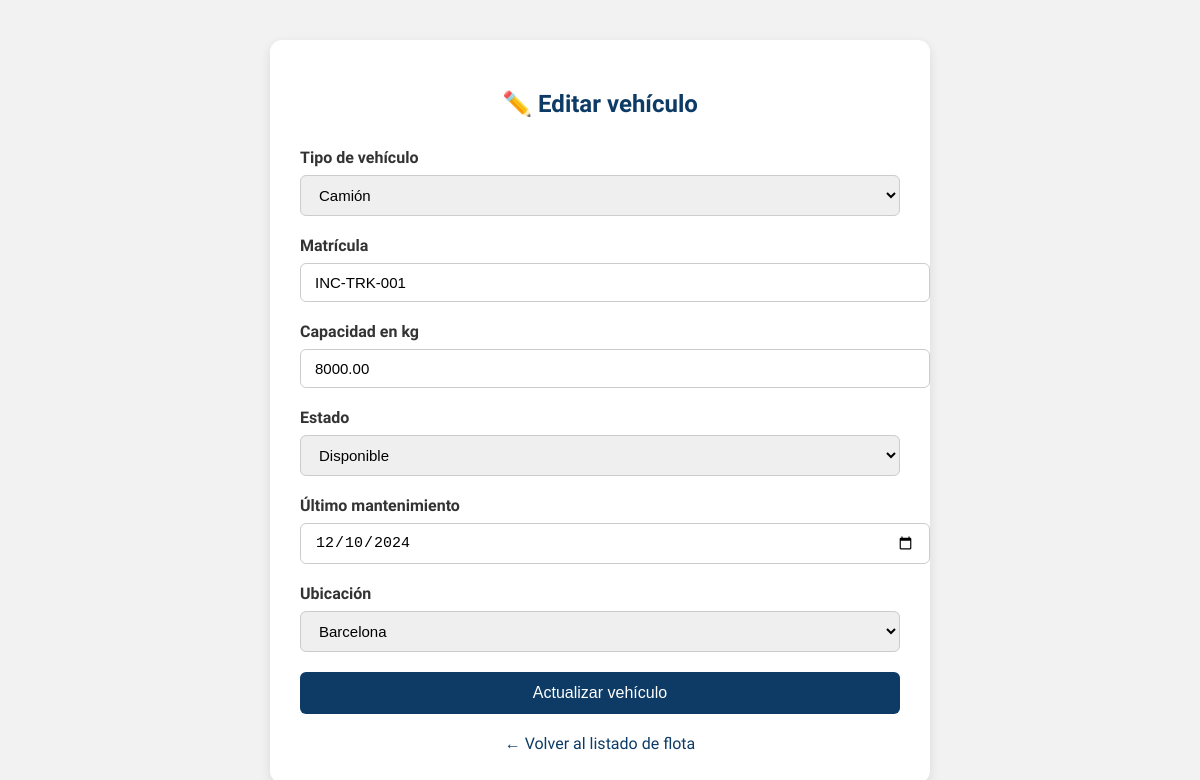
/area-clientes/owner/fleet_edit.php?id=21 (signed in), run on the app's committed database.
### tables this page shows
CREATE TABLE `fleet` (
  `fleetID` int NOT NULL AUTO_INCREMENT,
  `type` enum('Truck','Van','Container') NOT NULL,
  `license_plate` varchar(20) DEFAULT NULL,
  `capacity_kg` decimal(10,2) DEFAULT NULL,
  `status` enum('Available','On Route','Maintenance') DEFAULT 'Available',
  `townID` int DEFAULT NULL,
  `lastMaintenance` date DEFAULT NULL,
  PRIMARY KEY (`fleetID`),
  UNIQUE KEY `license_plate` (`license_plate`),
  KEY `townID` (`townID`),
  CONSTRAINT `fleet_ibfk_1` FOREIGN KEY (`townID`) REFERENCES `location` (`townID`) ON DELETE SET NULL
);

CREATE TABLE `location` (
  `townID` int NOT NULL AUTO_INCREMENT,
  `townName` varchar(100) NOT NULL,
  `country` varchar(100) DEFAULT NULL,
  PRIMARY KEY (`townID`)
);

### area-clientes/owner/fleet_edit.php (the view, shortened to what this page needs)
<?php
require_once __DIR__ . '/../db.php';
$id = $_GET['id'] ?? null;
$stmt = $pdo->prepare("SELECT * FROM fleet WHERE fleetID = ?");
$stmt->execute([$id]);
$vehicle = $stmt->fetch();
$towns = $pdo->query("SELECT townID, townName FROM location ORDER BY townName")->fetchAll();
?>
<!DOCTYPE html>
<html lang="es">
<head>
</head>
<body>
<div class="form-container">
    <h2>✏️ Editar vehículo</h2>
    <form method="post">
        <label for="type">Tipo de vehículo</label>
        <select name="type" id="type" required>
            <option value="Truck" <?= $vehicle['type'] == 'Truck' ? 'selected' : '' ?>>Camión</option>
        </select>
        <label for="license_plate">Matrícula</label>
        <input type="text" name="license_plate" id="license_plate" value="<?= htmlspecialchars($vehicle['license_plate']) ?>" required>
        <label for="capacity_kg">Capacidad en kg</label>
        <input type="number" step="0.01" name="capacity_kg" id="capacity_kg" value="<?= $vehicle['capacity_kg'] ?>">
        <label for="status">Estado</label>
        <select name="status" id="status">
            <option value="Available" <?= $vehicle['status'] == 'Available' ? 'selected' : '' ?>>Disponible</option>
        </select>
        <label for="lastMaintenance">Último mantenimiento</label>
        <input type="date" name="lastMaintenance" id="lastMaintenance" value="<?= $vehicle['lastMaintenance'] ?>">
        <label for="townID">Ubicación</label>
        <select name="townID" id="townID">
            <?php foreach ($towns as $town): ?>
                <option value="<?= $town['townID'] ?>" <?= $vehicle['townID'] == $town['townID'] ? 'selected' : '' ?>>
                    <?= htmlspecialchars($town['townName']) ?>
                </option>
            <?php endforeach; ?>
        </select>
        <button type="submit">Actualizar vehículo</button>
    </form>
    <a href="fleet.php" class="back-link">← Volver al listado de flota</a>
</div>
</body>
</html>

### area-clientes/owner/fleet_edit.php (style rules this page uses)
body { font-family: 'Segoe UI', sans-serif; background: #f2f2f2; margin: 0; padding: 40px; }
.form-container { max-width: 600px; margin: auto; background: white; padding: 30px; border-radius: 12px; box-shadow: 0 4px 12px rgba(0,0,0,0.1); }
h2 { text-align: center; color: #0d3b66; margin-bottom: 30px; }
label { display: block; margin-bottom: 8px; font-weight: 600; color: #333; }
input, select { width: 100%; padding: 10px 14px; margin-bottom: 20px; border: 1px solid #ccc; border-radius: 6px; font-size: 15px; }
button { width: 100%; padding: 12px; background-color: #0d3b66; color: white; border: none; border-radius: 6px; font-size: 16px; cursor: pointer; }
.back-link { display: block; text-align: center; margin-top: 20px; color: #0d3b66; text-decoration: none; }

### data on the page
fleet: type "Camión", license_plate "INC-TRK-001", capacity_kg "8000.00", status "Disponible", lastMaintenance "12/10/2024", townID "Barcelona"
